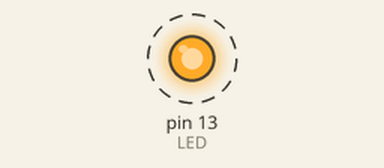
Recording of a sketch running on a simulated Arduino Uno, built with avr-gcc and run on an emulated ATmega328P. Shown: output pins drawn as LEDs (lit = HIGH). Dashed ring = blinking. What the sketch prints to the serial monitor is not drawn.

Above: at 0.5 s.
Timing chart, 0 to 4.6 s (numbered marks = the images above):
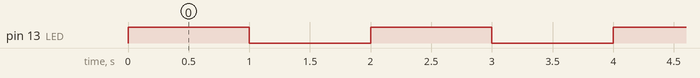

The sketch:

imprimindo_no_console.ino
```cpp
int LED = 13;

void setup() {
  Serial.begin(9600);
  pinMode(LED, OUTPUT);
}

void loop() {
  boolean estado = digitalRead(LED);

  Serial.println(estado);

  if (estado) {
    digitalWrite(LED, false);
  } else {
    digitalWrite(LED, true);
  }

  delay(1000);
}
```

Measured:
- by itself, pin 13 (LED): alternates HIGH for 1.0 s and LOW for 1.0 s
